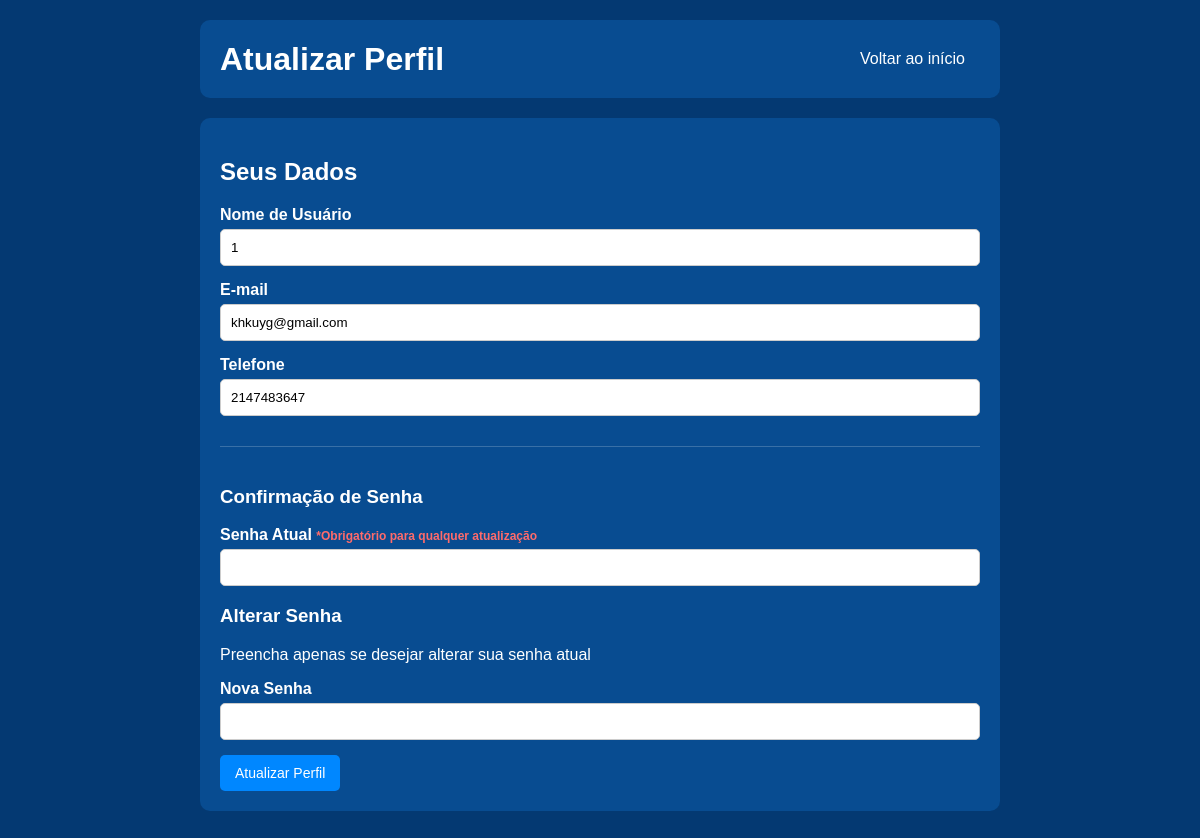
Screenshot of /atualizarPerfil.php (signed in) with the database file from the repository.
### tables this page shows
CREATE TABLE `clientes` (
  `id` int(255) NOT NULL,
  `usuario` varchar(55) NOT NULL,
  `senha` varchar(40) NOT NULL,
  `email` varchar(255) DEFAULT NULL,
  `telefone` int(10) DEFAULT NULL,
  `endereco` varchar(255) DEFAULT NULL,
  `numero` varchar(20) DEFAULT NULL,
  `complemento` varchar(100) DEFAULT NULL,
  `bairro` varchar(100) DEFAULT NULL,
  `cidade` varchar(100) DEFAULT NULL,
  `estado` varchar(50) DEFAULT NULL,
  `cep` varchar(20) DEFAULT NULL,
  `data_cadastro` timestamp NOT NULL DEFAULT current_timestamp()
);

### atualizarPerfil.php (the view, shortened to what this page needs)
<?php
include('conexao.php');
$usuario_id = $_SESSION['id'];
$tipo_usuario = $_SESSION['tipo'];
$tabela = ($tipo_usuario == 'funcionario') ? 'funcionario' : 'clientes';
$sql = "SELECT * FROM $tabela WHERE id = $usuario_id";
$result = $mysqli->query($sql);
if ($result && $result->num_rows > 0) {
    $usuario_data = $result->fetch_assoc();
} else {
    $mensagem = "Erro ao buscar dados do usuário";
    $tipo_mensagem = "erro";
    error_log("Erro na consulta: " . $mysqli->error);
}
$pagina_retorno = ($tipo_usuario == 'funcionario') ? 'painel.php' : 'painel_cliente.php';
?>
<!DOCTYPE html>
<html lang="pt-br">
<head>
</head>
<body>
    <div class="container">
        <header>
            <h1>Atualizar Perfil</h1>
            <div class="nav-links">
                <a href="<?php echo $pagina_retorno; ?>">Voltar ao início</a>
            </div>
        </header>
        <div class="profile-container">
            <h2>Seus Dados</h2>
            <form action="atualizarPerfil.php" method="post">
                <div class="form-group">
                    <label for="usuario">Nome de Usuário</label>
                    <input type="text" id="usuario" name="usuario"
                           value="<?php echo htmlspecialchars($usuario_data['usuario'] ?? ''); ?>"
                           required>
                </div>
                <?php if($tipo_usuario == 'cliente'): ?>
                    <?php
                    $check_email = $mysqli->query("SHOW COLUMNS FROM clientes LIKE 'email'");
                    if($check_email && $check_email->num_rows > 0):
                    ?>
                    <div class="form-group">
                        <label for="email">E-mail</label>
                        <input type="email" id="email" name="email" value="<?php echo htmlspecialchars($usuario_data['email'] ?? ''); ?>">
                    </div>
                    <?php endif; ?>
                    <?php
                    $check_telefone = $mysqli->query("SHOW COLUMNS FROM clientes LIKE 'telefone'");
                    if($check_telefone && $check_telefone->num_rows > 0):
                    ?>
                    <div class="form-group">
                        <label for="telefone">Telefone</label>
                        <input type="tel" id="telefone" name="telefone" value="<?php echo htmlspecialchars($usuario_data['telefone'] ?? ''); ?>">
                    </div>
                    <?php endif; ?>
                <?php endif; ?>
                <div class="senha-section">
                    <h3>Confirmação de Senha</h3>
                    <div class="form-group">
                        <label for="senha_atual">Senha Atual <span class="campo-obrigatorio">*Obrigatório para qualquer atualização</span></label>
                        <input type="password" id="senha_atual" name="senha_atual" required>
                    </div>
                    <h3>Alterar Senha</h3>
                    <p>Preencha apenas se desejar alterar sua senha atual</p>
                    <div class="form-group">
                        <label for="nova_senha">Nova Senha</label>
                        <input type="password" id="nova_senha" name="nova_senha">
                    </div>
                </div>
                <button type="submit" class="btn">Atualizar Perfil</button>
            </form>
        </div>
    </div>
</body>
</html>

### atualizarPerfil.php (style rules this page uses)
body { font-family: Arial, Helvetica, sans-serif; background-color: #043972; color: white; margin: 0; padding: 0; }
.container { max-width: 800px; margin: 0 auto; padding: 20px; }
header { background-color: rgb(8, 76, 145); padding: 20px; display: flex; justify-content: space-between; align-items: center; border-radius: 10px; margin-bottom: 20px; }
h1 { margin: 0; color: white; }
.nav-links { display: flex; gap: 20px; }
.nav-links a { color: white; text-decoration: none; padding: 10px 15px; border-radius: 5px; transition: background-color 0.3s; }
.profile-container { background-color: rgb(8, 76, 145); border-radius: 10px; padding: 20px; margin-bottom: 20px; }
.form-group { margin-bottom: 15px; }
label { display: block; margin-bottom: 5px; font-weight: bold; }
input[type="text"], input[type="email"], input[type="password"], input[type="tel"] { width: 100%; padding: 10px; border-radius: 5px; border: 1px solid #ccc; box-sizing: border-box; }
.btn { background-color: #0087FF; color: white; border: none; padding: 10px 15px; border-radius: 5px; cursor: pointer; text-decoration: none; display: inline-block; font-size: 14px; transition: background-color 0.3s; }
.senha-section { margin-top: 30px; border-top: 1px solid rgba(255, 255, 255, 0.2); padding-top: 20px; }
.campo-obrigatorio { color: #ff6b6b; font-size: 12px; margin-top: 5px; }

### rows the page displays
clientes: usuario "1", email "khkuyg@gmail.com", telefone "2147483647"
